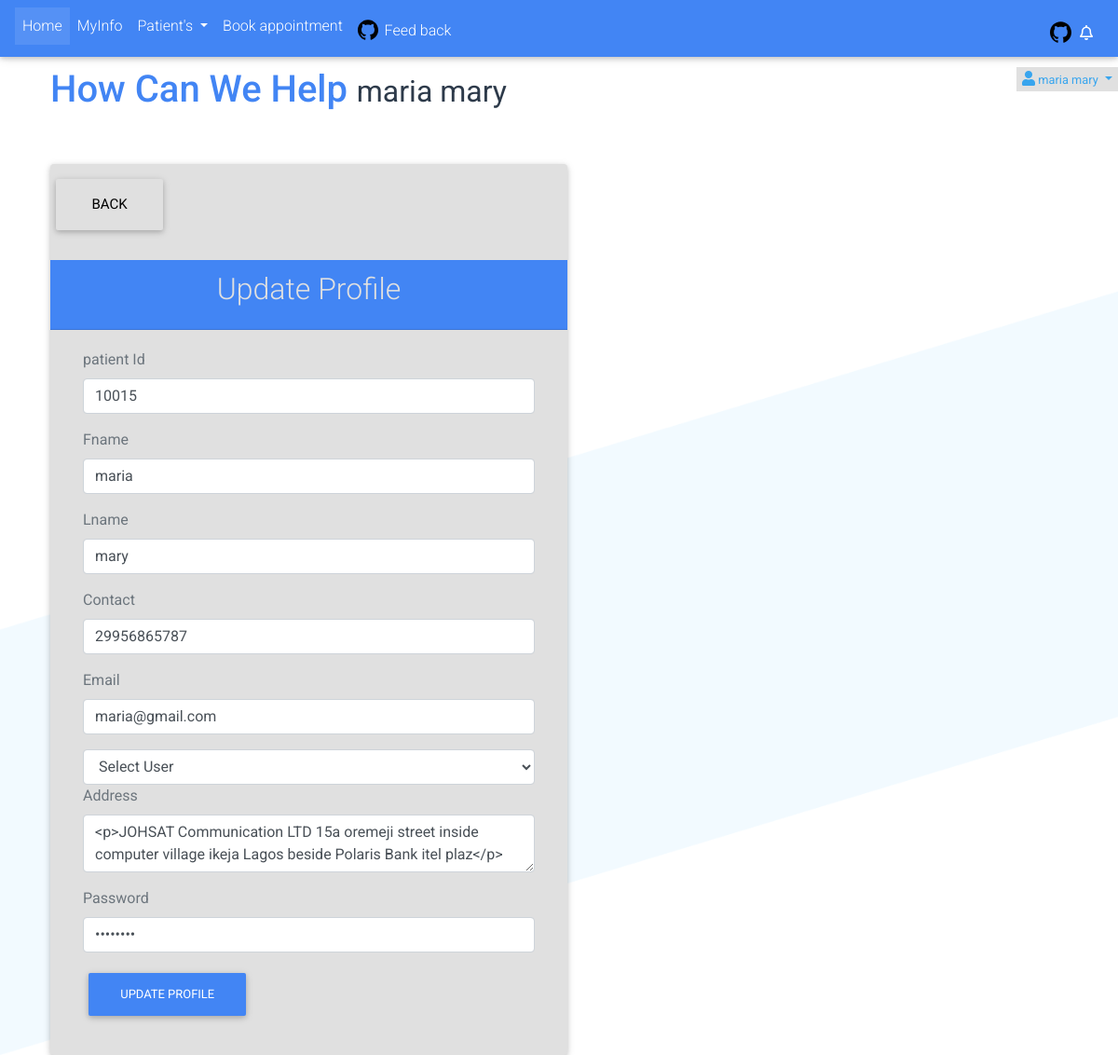
Page /user/profile.php (signed in) on the committed database.
### tables this page shows
CREATE TABLE `users` (
  `user_id` int(11) NOT NULL,
  `patient_id` int(11) NOT NULL,
  `fname` varchar(30) NOT NULL,
  `lname` varchar(30) NOT NULL,
  `contact` varchar(30) NOT NULL,
  `email` varchar(100) NOT NULL,
  `address` varchar(2500) NOT NULL,
  `password` varchar(30) NOT NULL,
  `user_roll` varchar(50) NOT NULL,
  `sex` char(3) DEFAULT NULL,
  `date` text DEFAULT NULL
);

### user/profile.php (the view, shortened to what this page needs)
<?php require 'inc/user_header.php' ?>
<main>
    <?php require 'inc/user_navigation.php' ?>
    <?php
if(isset($_SESSION['email'])){
  $email = $_SESSION['email'];
  $query = "SELECT * FROM users WHERE `email` = '{$email}' ";
  $select_query_profile = mysqli_query($conn, $query);
  while($row = mysqli_fetch_array($select_query_profile)){
    $patient_id = $row['patient_id'];
    $fname = $row['fname'];
    $lname = $row['lname'];
    $password = $row['password'];
    $contact = $row['contact'];
    $email = $row['email'];
    $address = $row['address'];
    $patient_id = mysqli_escape_string($conn, $patient_id);
    $fname = mysqli_escape_string($conn, $fname);
    $lname = mysqli_escape_string($conn, $lname);
    $contact = mysqli_escape_string($conn, $contact);
    $email = mysqli_escape_string($conn, $email);
    $address = mysqli_escape_string($conn, $address);
    $password = mysqli_escape_string($conn, $password);
  }
}
?>
    <div class="container-fluid">
        <div class="col-lg-6 col-sm-12 mx-4">
            <?php include 'inc/welcomepage.php'; ?>
            <div class="card bg-light my-5">
                <p><a href="index.php" class="btn btn-light btn-lg my-3 text-bold" roll="button">Back</a></p>
                <div class="card-header text-center text-light bg-primary">
                    <h2 class="card-title">Update Profile</h2>
                </div>
                <div class="card-body form-body">
                    <div class="col-md-12 text-dark">
                        <form action="" method="POST" enctype="multipart/form-data">
                            <div class="form-group">
                                <label for="patient_id" class="text-muted">patient Id</label>
                                <input type="text" value="<?php echo $patient_id; ?>" name="patient_id"
                                    class="form-control">
                            </div>
                            <div class="form-group">
                                <label for="Fname" class="text-muted">Fname</label>
                                <input type="text" value="<?php echo $fname   ?>" name="fname" class="form-control">
                            </div>
                            <div class="form-group">
                                <label for="lname" class="text-muted">Lname</label>
                                <input type="text" value="<?php echo $lname  ?>" name="lname" class="form-control">
                            </div>
                            <div class="form-group">
                                <label for="contact" class="text-muted">Contact</label>
                                <input type="text" value="<?php echo $contact; ?>" name="contact" class="form-control">
                            </div>
                            <div class="form-group">
                                <label for="email" class="text-muted">Email</label>
                                <input type="text" name="email" value="<?php echo $email; ?>" class="form-control">
                            </div>
                            <div class="input-group">
                                <select name="user_roll" id="" class="form-control" required>
                                    <option value="" selected disabled>Select User</option>
                                </select>
                            </div>
                            <div class="form-group">
                                <label class="text-muted">Address</label>
                                <textarea name="address" id="body"
                                    class="form-control"><?php echo $address; ?></textarea>
                            </div>
                            <div class="form-group">
                                <label class="text-muted">Password</label>
                                <input type="password" name="password" value="<?php echo $password; ?>"
                                    class="form-control">
                            </div>
                            <div class="form-group">
                                <button type="submit" name="Update" class="btn btn-primary sub"
                                    value="Update Patient">Update Profile</button>
                            </div>
                        </form>
                    </div>
                </div>
            </div>
        </div>
    </div>
</main>
<?php require 'inc/user_footer.php' ?>

### admin/css/nomalise.css (style rules this page uses)
body, html { height:100%; }
.card { overflow:hidden; }

### user/css/style.css (style rules this page uses)
.container-fluid .card .sub { text-decoration: none; }

### user/css/sample.css (style rules this page uses)
body, html { padding: 0; margin: 0; }
body { height: 100%; color: #2D3A4A; background-image: url(../img/bg.png); background-repeat: no-repeat; background-position: 50% 100%; background-size: 100% auto; }
body * { box-sizing: border-box; }
a { color: #38A5EE; }

### rows in the picture
users: patient_id "10015", fname "maria", lname "mary", contact "29956865787", email "maria@gmail.com", address "<p>JOHSAT Communication LTD 15a oremeji street inside computer village ikeja Lagos beside Polaris Bank itel plaz</p>"

### other values in the picture
$_SESSION['fname'] "maria"
$_SESSION['lname'] "mary"
